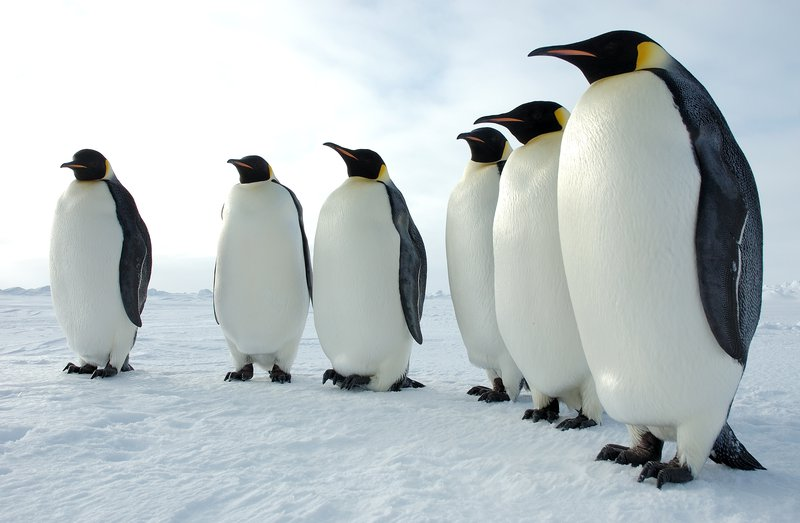
#> input picture python/penguins.jpg, 800 x 523 px, found by its file name
$ python lab7.py
#> lines starting #> are read from the running program, lines starting #| are printed output that depends on the picture; after the words box and inside, x2 and y2 are one past the last pixel; in counts of white or black regions, pixels touching at a corner belong together
#> further down, color_image is the input picture: shape (523, 800, 3); mean B, G, R 195.8, 193.3, 184.2
import cv2
import numpy as np

def extrage_contur(image):
    # Convertește imaginea în tonuri de gri
    gray_image = cv2.cvtColor(image, cv2.COLOR_BGR2GRAY)

    # Aplică filtrarea Gaussiană pentru a reduce zgomotul
    blurred_image = cv2.GaussianBlur(gray_image, (5, 5), 0)
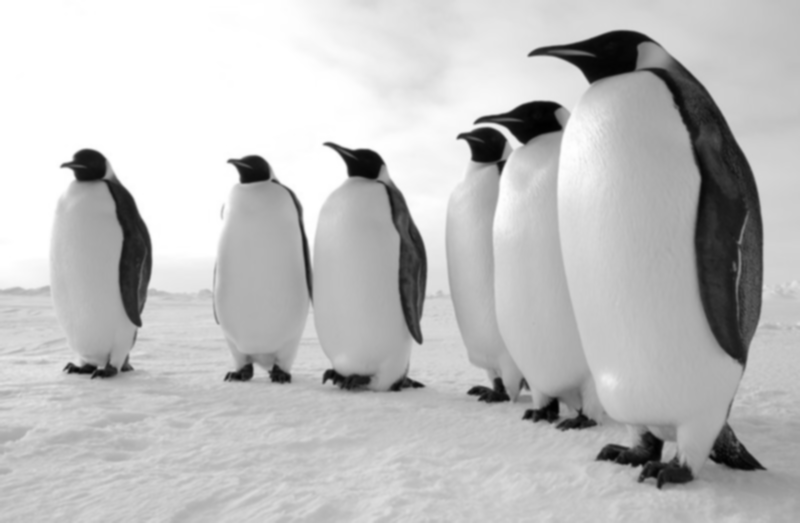
#> blurred_image: shape (523, 800); min 1, max 255, mean 190.8

    # Detectează marginile folosind algoritmul Canny
    edges = cv2.Canny(blurred_image, 100, 200)
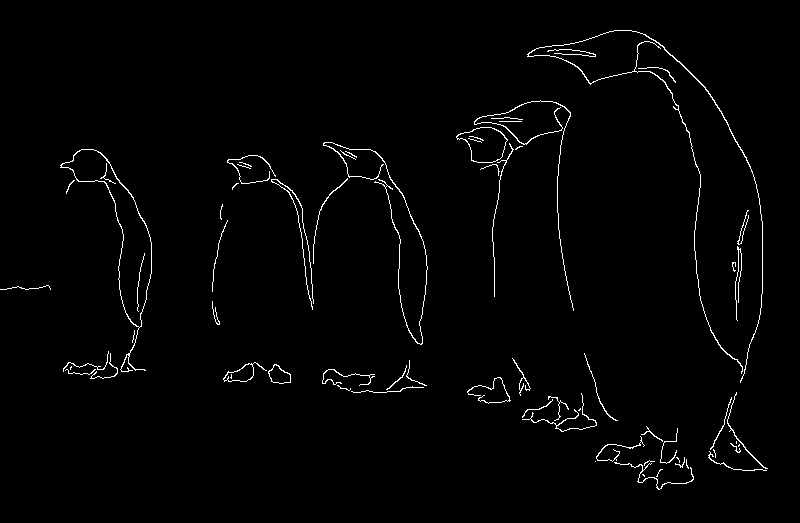
#> edges: shape (523, 800); 1.6% white in thin lines or dots, all inside (x1, y1, x2, y2) = (0, 30, 768, 490)

    # Găsește contururile din imagine
    contours, _ = cv2.findContours(edges, cv2.RETR_EXTERNAL, cv2.CHAIN_APPROX_SIMPLE)
#> contours = 65 contours, 49 with area under 20; largest, box (x1, y1, x2, y2) and area: (60, 149, 152, 372) 4712, (456, 127, 508, 163) 1178, (223, 362, 267, 382) 335, (268, 364, 291, 384) 276, (527, 30, 763, 383) 198

    # Desenează contururile pe imaginea originală
    contour_image = image.copy()
    cv2.drawContours(contour_image, contours, -1, (0, 255, 0), 2)
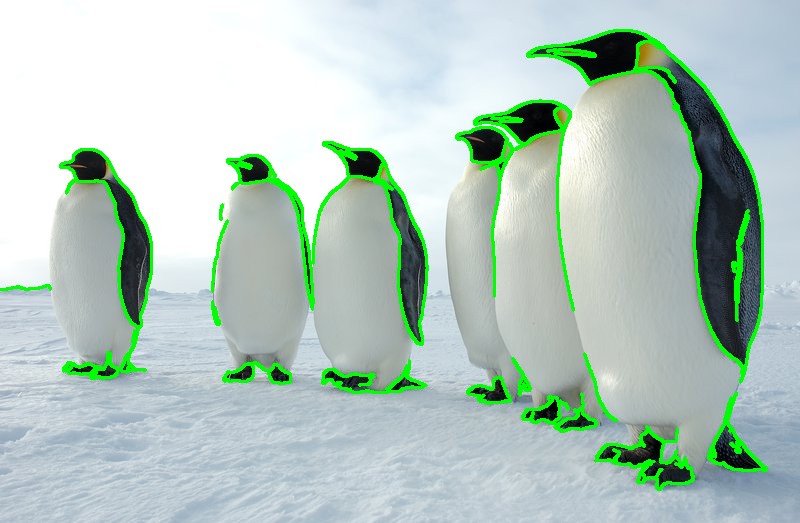
#> contour_image: shape (523, 800, 3); 4.96% of pixels changed, all inside (x1, y1, x2, y2) = (0, 29, 769, 491)

    return contour_image

# Încarcă imaginea
image_path = "D:\wamp64\www\Prelucrarea Imaginilor\python\penguins.jpg"
color_image = cv2.imread(image_path, cv2.IMREAD_COLOR)

# Aplică extragerea conturului
contour_image = extrage_contur(color_image)

# Afișează imaginea originală și imaginea cu contururi extrase
cv2.imshow("Imaginea originala", color_image)
cv2.imshow("Imaginea cu contururi extrase", contour_image)

def umple_regiune(image, seed_point, new_value, tolerance=1):
#> called with seed_point = (30, 30), new_value = (0, 255, 0), tolerance = 1
    original_value = image[seed_point[1], seed_point[0]]
#> original_value = [255, 255, 255]
    mask = np.zeros((image.shape[0] + 2, image.shape[1] + 2), dtype=np.uint8)
    cv2.floodFill(image, mask, seed_point, new_value, (tolerance, tolerance, tolerance),
                  (tolerance, tolerance, tolerance), cv2.FLOODFILL_MASK_ONLY)

    filled_region = cv2.bitwise_and(image, image, mask=mask[1:-1, 1:-1])
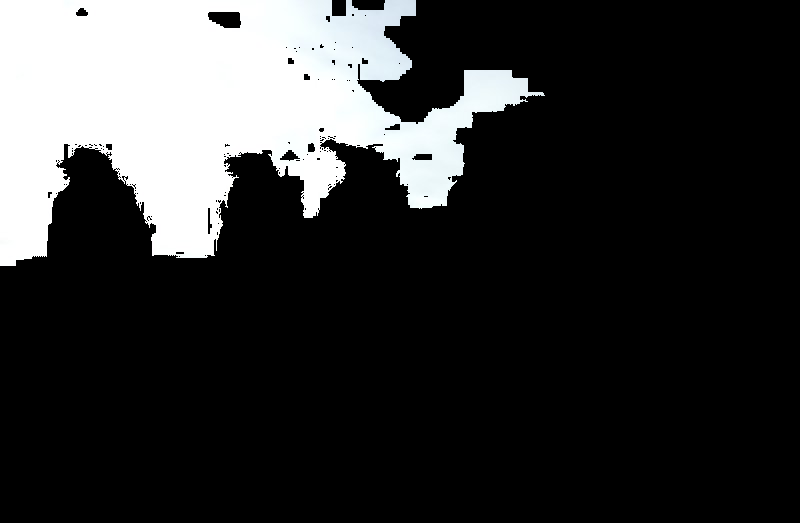
#> filled_region: shape (523, 800, 3); mean B, G, R 50.7, 50.5, 50
    return filled_region

# Încarcă imaginea
image_path = "D:\wamp64\www\Prelucrarea Imaginilor\python\penguins.jpg"
color_image = cv2.imread(image_path, cv2.IMREAD_COLOR)

# Definește punctul de pornire și culoarea pentru umplerea regiunii
seed_point = (30, 30)  # (x, y)
new_value = (0, 255, 0)  # Verde

# Aplică umplerea regiunii
filled_region = umple_regiune(color_image, seed_point, new_value)

# Afișează imaginea originală și imaginea cu regiunea umplută
cv2.imshow("Imaginea originala", color_image)
cv2.imshow("Regiunea umpluta", filled_region)
cv2.waitKey(0)
cv2.destroyAllWindows()

$ run again, with python/imagine.jpeg copied over python/penguins.jpg
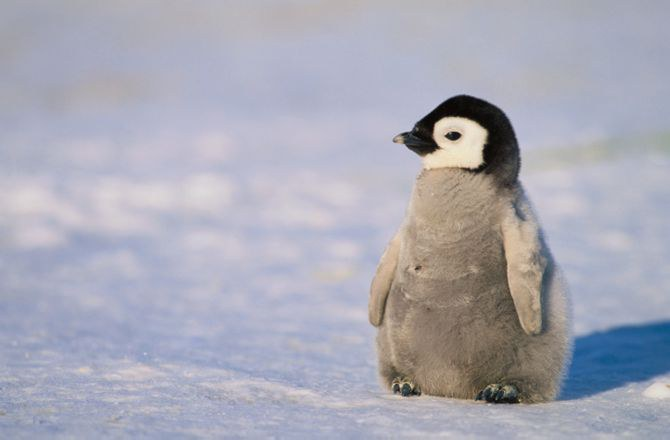
#> input picture python/imagine.jpeg, 670 x 440 px, found by its file name
#> color_image is the input picture: shape (440, 670, 3); mean B, G, R 181.5, 169.2, 169.1
#> in extrage_contur, `edges = cv2.Canny(blurred_image, 100, 200)`:
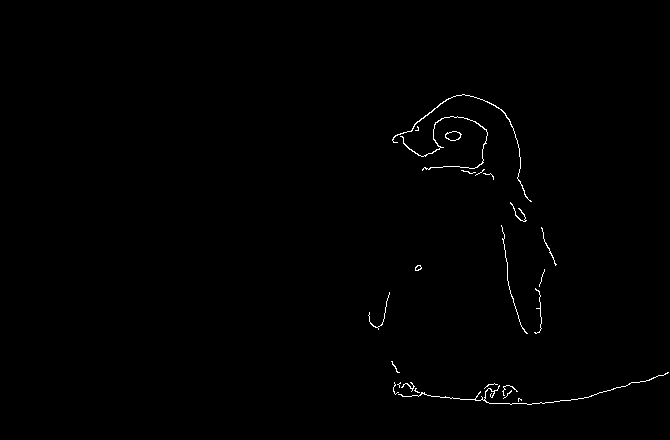
#> edges: shape (440, 670); 0.52% white in thin lines or dots, all inside (x1, y1, x2, y2) = (368, 94, 669, 405)
#> contours = 24 contours, 19 with area under 20; largest, box (x1, y1, x2, y2) and area: (445, 131, 462, 141) 108, (392, 94, 532, 202) 64, (400, 116, 488, 171) 55, (398, 372, 669, 405) 34, (415, 265, 422, 271) 24
#> in extrage_contur, `cv2.drawContours(contour_image, contours, -1, (0, 255, 0), 2)`:
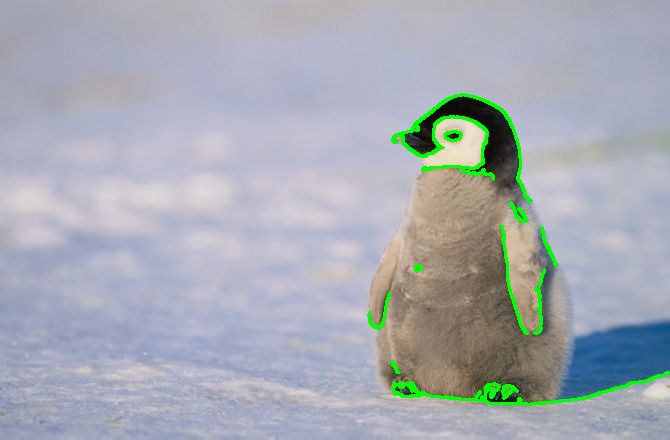
#> contour_image: shape (440, 670, 3); 1.69% of pixels changed, all inside (x1, y1, x2, y2) = (367, 93, 670, 406)
#> original_value = [172, 163, 160]
